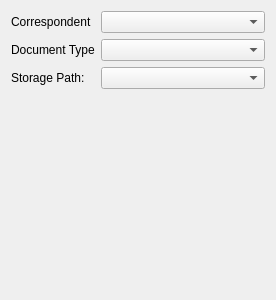
<?xml version="1.0" encoding="UTF-8"?>
<ui version="4.0">
 <class>DocumentAttr</class>
 <widget class="QWidget" name="DocumentAttr">
  <property name="geometry">
   <rect>
    <x>0</x>
    <y>0</y>
    <width>276</width>
    <height>300</height>
   </rect>
  </property>
  <property name="windowTitle">
   <string>Form</string>
  </property>
  <layout class="QFormLayout" name="formLayout">
   <item row="0" column="0">
    <widget class="QLabel" name="label">
     <property name="text">
      <string>Correspondent</string>
     </property>
    </widget>
   </item>
   <item row="0" column="1">
    <widget class="QComboBox" name="correspondentSelect"/>
   </item>
   <item row="1" column="0">
    <widget class="QLabel" name="label_2">
     <property name="text">
      <string>Document Type</string>
     </property>
    </widget>
   </item>
   <item row="1" column="1">
    <widget class="QComboBox" name="documentTypeSelect"/>
   </item>
   <item row="2" column="0">
    <widget class="QLabel" name="label_3">
     <property name="text">
      <string>Storage Path:</string>
     </property>
    </widget>
   </item>
   <item row="2" column="1">
    <widget class="QComboBox" name="storagePathSelect"/>
   </item>
  </layout>
 </widget>
 <resources/>
 <connections/>
</ui>
